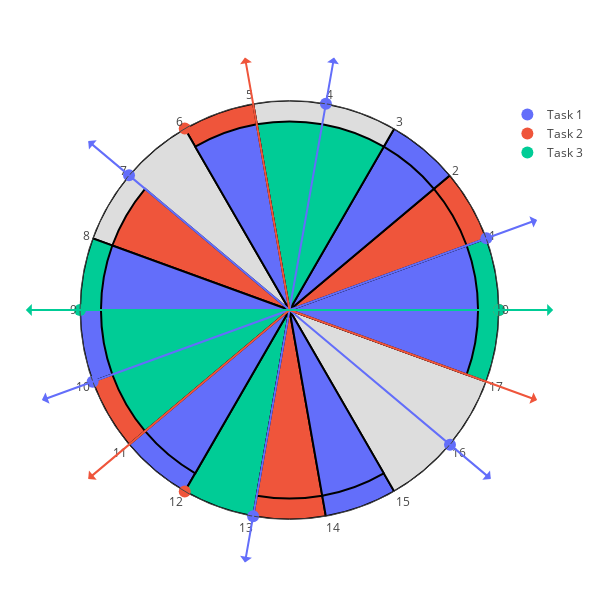

The code cell stored with this chart in its notebook:
### Code cell
plot_polar(tasks, df_traces, 600)

### Figure 1 — Plotly figure (JSON) as saved in the notebook; plotly's stock layout.template omitted (floating-point values rounded to 4 significant figures)
{"data": [{"marker": {"color": "#636EFA", "size": 12, "symbol": "circle"}, "mode": "markers", "name": "Task 1", "r": [100, 100, 100, 100, 100, 100], "showlegend": true, "theta": [80, 140, 200, 260, 320, 380], "type": "scatterpolar"}, {"marker": {"color": "#EF553B", "size": 12, "symbol": "circle"}, "mode": "markers", "name": "Task 2", "r": [100, 100, 100], "showlegend": true, "theta": [120, 240, 360], "type": "scatterpolar"}, {"marker": {"color": "#00CC96", "size": 12, "symbol": "circle"}, "mode": "markers", "name": "Task 3", "r": [100, 100], "showlegend": true, "theta": [180, 360], "type": "scatterpolar"}, {"base": 0, "marker": {"color": "#00CC96", "line": {"color": "black", "width": 2}}, "name": "Task 3", "opacity": 1, "r": [100], "showlegend": false, "theta": [10], "type": "barpolar", "width": [20]}, {"base": 0, "marker": {"color": "#EF553B", "line": {"color": "black", "width": 2}}, "name": "Task 2", "opacity": 1, "r": [100], "showlegend": false, "theta": [30], "type": "barpolar", "width": [20]}, {"base": 0, "marker": {"color": "#636EFA", "line": {"color": "black", "width": 2}}, "name": "Task 1", "opacity": 1, "r": [100], "showlegend": false, "theta": [50], "type": "barpolar", "width": [20]}, {"base": 0, "marker": {"color": "#DDDDDD", "line": {"color": "black", "width": 2}}, "name": "Task 0", "opacity": 1, "r": [100], "showlegend": false, "theta": [80], "type": "barpolar", "width": [40]}, {"base": 0, "marker": {"color": "#EF553B", "line": {"color": "black", "width": 2}}, "name": "Task 2", "opacity": 1, "r": [100], "showlegend": false, "theta": [110], "type": "barpolar", "width": [20]}, {"base": 0, "marker": {"color": "#DDDDDD", "line": {"color": "black", "width": 2}}, "name": "Task 0", "opacity": 1, "r": [100], "showlegend": false, "theta": [140], "type": "barpolar", "width": [40]}, {"base": 0, "marker": {"color": "#00CC96", "line": {"color": "black", "width": 2}}, "name": "Task 3", "opacity": 1, "r": [100], "showlegend": false, "theta": [170], "type": "barpolar", "width": [20]}, {"base": 0, "marker": {"color": "#636EFA", "line": {"color": "black", "width": 2}}, "name": "Task 1", "opacity": 1, "r": [100], "showlegend": false, "theta": [190], "type": "barpolar", "width": [20]}, {"base": 0, "marker": {"color": "#EF553B", "line": {"color": "black", "width": 2}}, "name": "Task 2", "opacity": 1, "r": [100], "showlegend": false, "theta": [210], "type": "barpolar", "width": [20]}, {"base": 0, "marker": {"color": "#636EFA", "line": {"color": "black", "width": 2}}, "name": "Task 1", "opacity": 1, "r": [100], "showlegend": false, "theta": [230], "type": "barpolar", "width": [20]}, {"base": 0, "marker": {"color": "#00CC96", "line": {"color": "black", "width": 2}}, "name": "Task 3", "opacity": 1, "r": [100], "showlegend": false, "theta": [250], "type": "barpolar", "width": [20]}, {"base": 0, "marker": {"color": "#EF553B", "line": {"color": "black", "width": 2}}, "name": "Task 2", "opacity": 1, "r": [100], "showlegend": false, "theta": [270], "type": "barpolar", "width": [20]}, {"base": 0, "marker": {"color": "#636EFA", "line": {"color": "black", "width": 2}}, "name": "Task 1", "opacity": 1, "r": [100], "showlegend": false, "theta": [290], "type": "barpolar", "width": [20]}, {"base": 0, "marker": {"color": "#DDDDDD", "line": {"color": "black", "width": 2}}, "name": "Task 0", "opacity": 1, "r": [100], "showlegend": false, "theta": [320], "type": "barpolar", "width": [40]}, {"base": 0, "marker": {"color": "#00CC96", "line": {"color": "black", "width": 2}}, "name": "Task 3", "opacity": 1, "r": [100], "showlegend": false, "theta": [350], "type": "barpolar", "width": [20]}, {"base": 0, "marker": {"color": "#636EFA", "line": {"color": "black", "width": 2}}, "name": "Task 1", "opacity": 1, "r": [90], "showlegend": false, "theta": [10], "type": "barpolar", "width": [20]}, {"base": 0, "marker": {"color": "#EF553B", "line": {"color": "black", "width": 2}}, "name": "Task 2", "opacity": 1, "r": [90], "showlegend": false, "theta": [30], "type": "barpolar", "width": [20]}, {"base": 0, "marker": {"color": "#636EFA", "line": {"color": "black", "width": 2}}, "name": "Task 1", "opacity": 1, "r": [90], "showlegend": false, "theta": [50], "type": "barpolar", "width": [20]}, {"base": 0, "marker": {"color": "#00CC96", "line": {"color": "black", "width": 2}}, "name": "Task 3", "opacity": 1, "r": [90], "showlegend": false, "theta": [80], "type": "barpolar", "width": [40]}, {"base": 0, "marker": {"color": "#636EFA", "line": {"color": "black", "width": 2}}, "name": "Task 1", "opacity": 1, "r": [90], "showlegend": false, "theta": [110], "type": "barpolar", "width": [20]}, {"base": 0, "marker": {"color": "#EF553B", "line": {"color": "black", "width": 2}}, "name": "Task 2", "opacity": 1, "r": [90], "showlegend": false, "theta": [150], "type": "barpolar", "width": [20]}, {"base": 0, "marker": {"color": "#636EFA", "line": {"color": "black", "width": 2}}, "name": "Task 1", "opacity": 1, "r": [90], "showlegend": false, "theta": [170], "type": "barpolar", "width": [20]}, {"base": 0, "marker": {"color": "#00CC96", "line": {"color": "black", "width": 2}}, "name": "Task 3", "opacity": 1, "r": [90], "showlegend": false, "theta": [200], "type": "barpolar", "width": [40]}, {"base": 0, "marker": {"color": "#636EFA", "line": {"color": "black", "width": 2}}, "name": "Task 1", "opacity": 1, "r": [90], "showlegend": false, "theta": [230], "type": "barpolar", "width": [20]}, {"base": 0, "marker": {"color": "#EF553B", "line": {"color": "black", "width": 2}}, "name": "Task 2", "opacity": 1, "r": [90], "showlegend": false, "theta": [270], "type": "barpolar", "width": [20]}, {"base": 0, "marker": {"color": "#636EFA", "line": {"color": "black", "width": 2}}, "name": "Task 1", "opacity": 1, "r": [90], "showlegend": false, "theta": [290], "type": "barpolar", "width": [20]}, {"base": 0, "marker": {"color": "#636EFA", "line": {"color": "black", "width": 2}}, "name": "Task 1", "opacity": 1, "r": [90], "showlegend": false, "theta": [350], "type": "barpolar", "width": [20]}], "layout": {"annotations": [{"arrowcolor": "#636EFA", "arrowhead": 2, "arrowside": "start", "arrowwidth": 2, "ax": 204.3, "ay": 171.4, "x": 0.5, "y": 0.5}, {"arrowcolor": "#636EFA", "arrowhead": 2, "arrowside": "start", "arrowwidth": 2, "ax": -46.31, "ay": 262.6, "x": 0.5, "y": 0.5}, {"arrowcolor": "#636EFA", "arrowhead": 2, "arrowside": "start", "arrowwidth": 2, "ax": -250.6, "ay": 91.21, "x": 0.5, "y": 0.5}, {"arrowcolor": "#636EFA", "arrowhead": 2, "arrowside": "start", "arrowwidth": 2, "ax": -204.3, "ay": -171.4, "x": 0.5, "y": 0.5}, {"arrowcolor": "#636EFA", "arrowhead": 2, "arrowside": "start", "arrowwidth": 2, "ax": 46.31, "ay": -262.6, "x": 0.5, "y": 0.5}, {"arrowcolor": "#636EFA", "arrowhead": 2, "arrowside": "start", "arrowwidth": 2, "ax": 250.6, "ay": -91.21, "x": 0.5, "y": 0.5}, {"arrowcolor": "#EF553B", "arrowhead": 2, "arrowside": "start", "arrowwidth": 2, "ax": 250.6, "ay": 91.21, "x": 0.5, "y": 0.5}, {"arrowcolor": "#EF553B", "arrowhead": 2, "arrowside": "start", "arrowwidth": 2, "ax": -204.3, "ay": 171.4, "x": 0.5, "y": 0.5}, {"arrowcolor": "#EF553B", "arrowhead": 2, "arrowside": "start", "arrowwidth": 2, "ax": -46.31, "ay": -262.6, "x": 0.5, "y": 0.5}, {"arrowcolor": "#00CC96", "arrowhead": 2, "arrowside": "start", "arrowwidth": 2, "ax": 266.7, "ay": 0, "x": 0.5, "y": 0.5}, {"arrowcolor": "#00CC96", "arrowhead": 2, "arrowside": "start", "arrowwidth": 2, "ax": -266.7, "ay": 3.266e-14, "x": 0.5, "y": 0.5}], "autosize": false, "height": 600, "polar": {"angularaxis": {"tickmode": "array", "ticks": "", "ticktext": [0, 1, 2, 3, 4, 5, 6, 7, 8, 9, 10, 11, 12, 13, 14, 15, 16, 17], "tickvals": [0, 20, 40, 60, 80, 100, 120, 140, 160, 180, 200, 220, 240, 260, 280, 300, 320, 340]}, "radialaxis": {"range": [0, 100], "showticklabels": false, "ticks": ""}}, "width": 600}}
